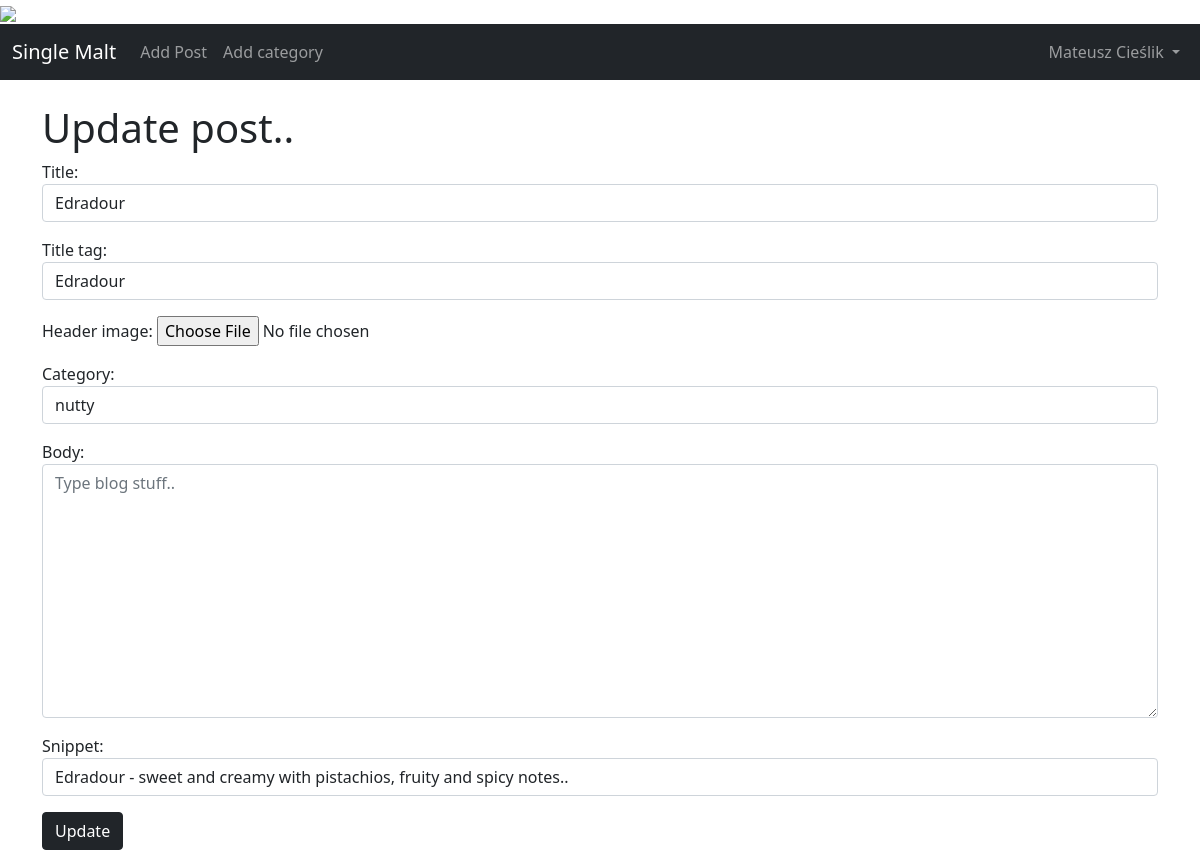
The page /article/edit/12 (signed in) on the database its author committed.
### yerbata/models.py (models this page shows, shortened)
class Post(models.Model):
    title = models.CharField(max_length=255)
    header_image = models.ImageField(null=True, blank=True, upload_to="images/")
    title_tag = models.CharField(max_length=255, default="Single Malt")
    author = models.ForeignKey(User, on_delete=models.CASCADE)
    body = RichTextField(blank=True, null=True)
    post_date = models.DateField(auto_now_add=True)
    category = models.CharField(max_length=255, default='Single Malt')
    snippet = models.CharField(max_length=255)
    likes = models.ManyToManyField(User, related_name='blog_posts')

### yerbata/views.py (the view)
# urls.py: path('article/edit/<int:pk>', UpdatePostView.as_view(), name='update_post'),
class UpdatePostView(UpdateView):
    model = Post
    form_class = PostForm
    template_name = 'update_post.html'

### yerbata/forms.py
class PostForm(forms.ModelForm):
    class Meta:
        model = Post
        fields = ('title', 'title_tag', 'header_image', 'author', 'category', 'body', 'snippet')
        widgets = {'title': forms.TextInput(attrs={'class': 'form-control', 'placeholder': 'Blog title..'}),
                   'title_tag': forms.TextInput(attrs={'class': 'form-control'}),
                   'author': forms.TextInput(
                       attrs={'class': 'form-control', 'value': '', 'id': 'user', 'type': 'hidden'}),
                   'category': forms.Select(choices=choice_list, attrs={'class': 'form-control'}),
                   'body': forms.Textarea(attrs={'class': 'form-control', 'placeholder': 'Type blog stuff..'}),
                   'snippet': forms.TextInput(attrs={'class': 'form-control', 'placeholder': 'Type snippet..'}),
                   }

### yerbata/templates/update_post.html (shortened to what this page needs)
{% extends 'base.html' %}
{% block content %}
{% if user.is_authenticated %}
    {% if user.id == post.author.id %}
        <h1>Update post..</h1>
        <div class="form-group">
            <form method="POST">
                {{ form.as_p }}
                <button class="btn btn-dark">Update</button>
            </form>
        </div>
        {% else %}
        You're not allowed here!
        {% endif %}
{% else %}
You're not allowed here!
{% endif %}
{% endblock %}

### yerbata/templates/base.html (shortened to what this page needs)
<!doctype html>
<html lang="en">
<img src="https://www.easysend.pl/blog/wp-content/uploads/2017/04/whisky_szkocka.jpg"  style="max-width: 100%;
    height: auto;
    width: auto\9;">
  <head>
    <link href="https://cdn.jsdelivr.net/npm/bootstrap@5.0.0-beta3/dist/css/bootstrap.min.css" rel="stylesheet">
  </head>
  <body>
  <nav class="navbar navbar-expand-lg navbar-dark  bg-dark">
  <div class="container-fluid">
    <a class="navbar-brand" href="{% url 'home' %}">Single Malt</a>
    <div class="collapse navbar-collapse" id="navbarSupportedContent">
      <ul class="navbar-nav me-auto mb-2 mb-lg-0">
        {% if user.is_authenticated %}
        <li class="nav-item">
          <a class="nav-link" href="{% url 'add_post' %}">Add Post</a>
        </li>
        <li class="nav-item">
          <a class="nav-link" href="{% url 'add_category' %}">Add category</a>
        {% endif %}
      </ul>
        {% if user.is_authenticated %}
            <ul class="navbar-nav mr-auto">
            <li class="nav-item">
            <li class="nav-item dropdown">
                <a class="nav-link dropdown-toggle" href="#" id="navbarDropdown" role="button" data-bs-toggle="dropdown" aria-expanded="false">{{ user.first_name }} {{ user.last_name }} </a>
        {% endif %}
    </div>
  </div>
</nav>
  <div class="container">
      {% block content %}
      {% endblock %}
  </div>
  </body>
</html>

### rows shown on the page
Post: title "Edradour", title_tag "Edradour", category "nutty", snippet "Edradour - sweet and creamy with pistachios, fruity and spicy notes.."

### other values the page prints
{{ user.first_name }} "Mateusz"
{{ user.last_name }} "Cieślik"
